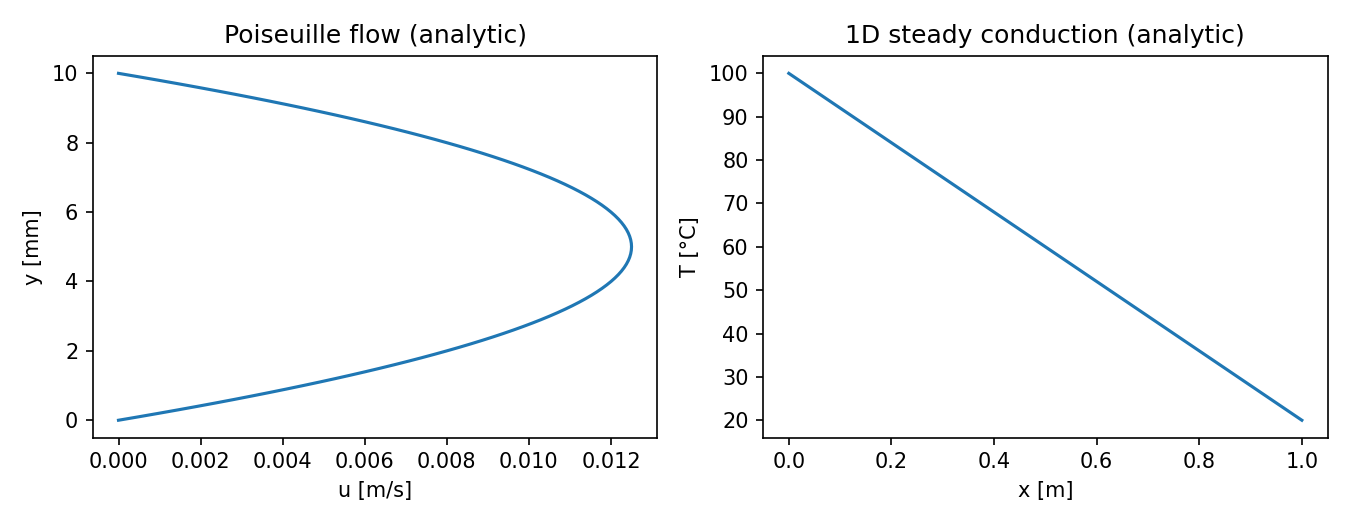

Write the Python code that produced this figure.
"""W1: 해석해 두 개 - 평행판 포아즈이유 유동, 1D 정상 열전도."""
from pathlib import Path

import numpy as np


def poiseuille_u(y, mu, dpdx, h):
    """평행판 사이 속도 u(y) [m/s]."""
    # TODO 1: 학습서의 u(y) 식을 코드로 옮긴다
    uy = -dpdx*(h*y-y*y)/(2*mu)
    return uy


def u_max_theory(mu, dpdx, h):
    """최대 속도의 이론값 [m/s]."""
    # TODO 2: du/dy = 0 인 위치를 찾아 u(y)에 대입한 식
    return poiseuille_u(h/2, mu, dpdx, h)


def flow_rate(y, u):
    """단위 폭당 유량 Q = ∫ u dy [m^2/s], 수치 적분."""
    # TODO 3: 사다리꼴 공식으로 적분
    return np.trapezoid(u, y)


def flow_rate_theory(mu, dpdx, h):
    """단위 폭당 유량의 이론값 [m^2/s]."""
    return (-dpdx) * h**3 / (12.0 * mu)


def conduction_T(x, T0, T1, L):
    """1D 정상 열전도(생성항 없음) 온도 T(x), T(0)=T0, T(L)=T1."""
    # TODO 4: 직선 분포
    return T0 + x*(T1-T0)/L


def main():
    import matplotlib.pyplot as plt

    mu, dpdx, h = 1.0e-3, -1.0, 0.01        # Pa·s, Pa/m, m
    y = np.linspace(0.0, h, 101)
    u = poiseuille_u(y, mu, dpdx, h)

    L, T0, T1 = 1.0, 100.0, 20.0            # m, °C, °C
    x = np.linspace(0.0, L, 101)
    T = conduction_T(x, T0, T1, L)

    print(f"u_max (numeric) = {u.max():.6f} m/s")
    print(f"u_max (theory)  = {u_max_theory(mu, dpdx, h):.6f} m/s")
    print(f"Q (trapezoid)   = {flow_rate(y, u):.6e} m^2/s")
    print(f"Q (theory)      = {flow_rate_theory(mu, dpdx, h):.6e} m^2/s")

    fig, ax = plt.subplots(1, 2, figsize=(9, 3.5))
    ax[0].plot(u, y * 1e3)
    ax[0].set_xlabel("u [m/s]"); ax[0].set_ylabel("y [mm]")
    ax[0].set_title("Poiseuille flow (analytic)")
    ax[1].plot(x, T)
    ax[1].set_xlabel("x [m]"); ax[1].set_ylabel("T [°C]")
    ax[1].set_title("1D steady conduction (analytic)")
    fig.tight_layout()

    out = Path(__file__).with_name("analytic_profiles.png")
    fig.savefig(out, dpi=150)
    print(f"그림 저장: {out}")


if __name__ == "__main__":
    main()
